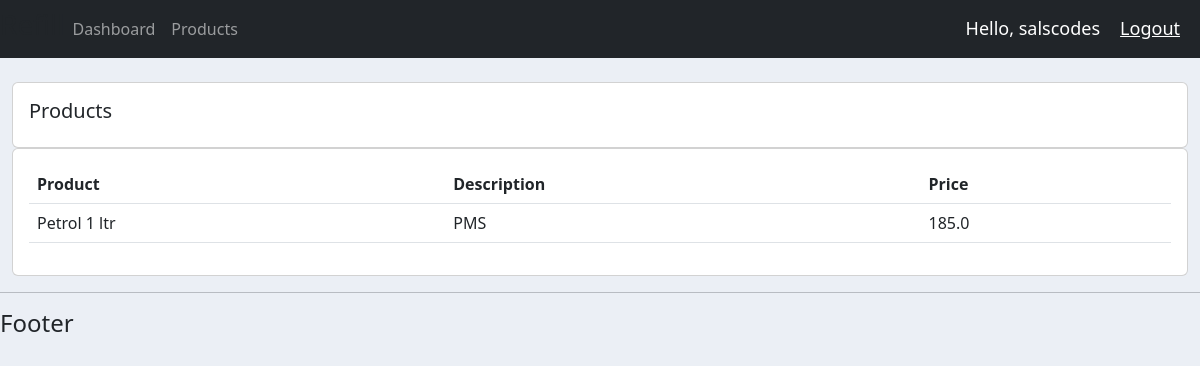
Screenshot of /products/ (signed in) with the database file from the repository.
### accounts/models.py (models this page shows, shortened)
class Product(models.Model):
	name = models.CharField(max_length=200, null=True)
	price = models.FloatField(null=True)
	description = models.CharField(max_length=200, null=True, blank=True)
	date_created = models.DateTimeField(auto_now_add=True, null=True)

### accounts/decorators.py (the view)
		def wrapper_func(request, *args, **kwargs):
			group = None
			if request.user.groups.exists():
				group = request.user.groups.all()[0].name
			if group in allowed_roles:
				return view_func(request, *args, **kwargs)
			else:
				return HttpResponse('You are not authorized to view this page')

### accounts/views.py (called while the page is built)
@login_required(login_url='login')
@allowed_users(allowed_roles=['admin'])
def product(request):
    products = Product.objects.all()
    return render(request, 'accounts/products.html', {'products': products})

### accounts/templates/accounts/products.html
{%  extends 'accounts/main.html' %}
{% block content %}
		<br>
		<div class="row">
			<div class="col-md">
				<div class="card card-body">
					<h5>Products</h5>
				</div>
				<div class="card card-body">
					<table class="table">
						<tr>
							<th>Product</th>
							<th>Description</th>
							<th>Price</th>
						</tr>
						{% for i in products %}
							<tr>
								<td>{{i.name}}</td>
								<td>{{i.description}}</td>
								<td>{{i.price}}</td>
							</tr>
						{% endfor %}
					</table>
				</div>
			</div>
		</div>
{% endblock content %}

### accounts/templates/accounts/navbar.html (shortened to what this page needs)
{% load static %}
<nav class="navbar navbar-expand-lg navbar-dark bg-dark">
 <h3>Refill</h3>
  <div class="collapse navbar-collapse" id="navbarNav">
  {% if request.user.is_staff %}
    <ul class="navbar-nav">
      <li class="nav-item active">
        <a class="nav-link" href="{% url 'home' %}">Dashboard</a>
      </li>
      <li class="nav-item">
        <a class="nav-link" href="{% url 'products' %}">Products</a>
      </li>
    </ul>
  {% endif %}
  </div>
  <span class="hello-msg">Hello, {{request.user}}</span>
  <span ><a  class="hello-msg" href="{% url 'logout' %}">Logout</a></span>
</nav>

### static/css/main.css (style rules this page uses)
body { background-color: #ebeff5; }

### accounts/templates/accounts/navbar.html (style rules this page uses)
.hello-msg { font-size: 18px; color: #fff; margin-right: 20px; }

### rows the page displays
Product: name "Petrol 1 ltr", description "PMS", price "185.0"

### other values shown
{{ request.user }} "salscodes"
